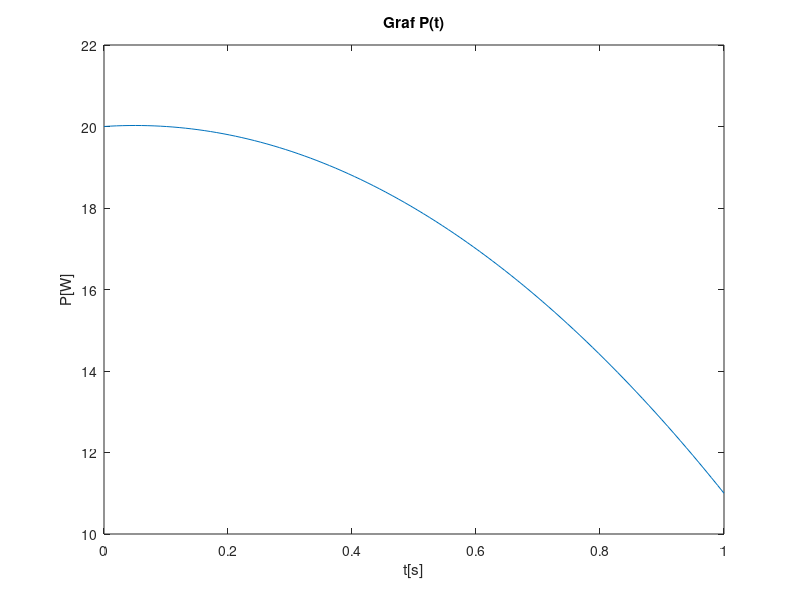

The MATLAB script that drew this image:
%1. naloga
%pridobivanje podatkov iz datotek

delimiterIn="";
headerlinesIn = 2;
data = importdata("naloga1_1.txt","",2);
t = data.data(); %podatki shranjeni v vektor

%2. naloga
%alternativni način shranjevanja podatkov - brez importdata

fid = fopen("naloga1_2.txt", "r");

prva_vrstica = fgetl(fid);
razdeljena_vrstica = strsplit(prva_vrstica, ": ");
stevilcni_del = razdeljena_vrstica(2);
stevilo = str2double(stevilcni_del);

P = zeros(0, stevilo);
for i = 1:1:stevilo
    vrstica = fgetl(fid);
    P(i) = str2double(vrstica);
end

%Graf moci od casa - P(t)

plot(t, P)
title ("Graf P(t)")
xlabel("t[s]")
ylabel("P[W]")

% 3. naloga - izracun integala

trapezna_rezultat = trapz(t, P);


rezultat = 0;
for i = 1:1:(stevilo-1)
    dt = t(i+1) - t(i); 
    a = dt/2 * (P(i) + P(i+1));
    rezultat = rezultat + a;
end

razlika = rezultat - trapezna_rezultat
